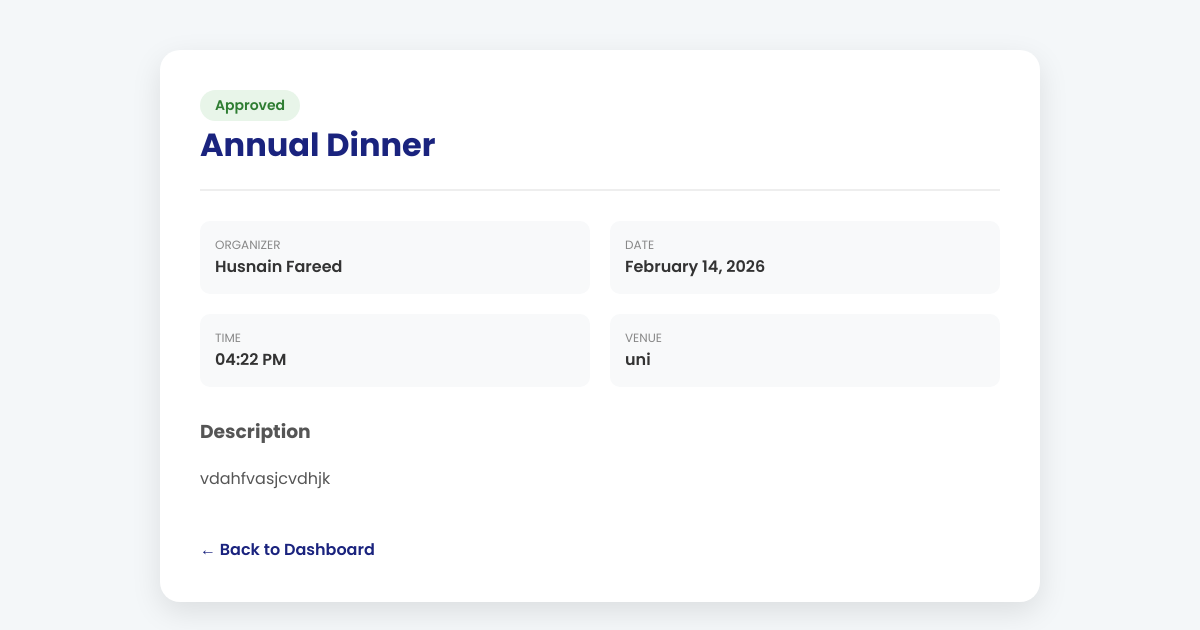
Screenshot of /view_event_details.php?id=14 with the database file from the repository.
### tables this page shows
CREATE TABLE `events` (
  `Event_ID` int(11) NOT NULL,
  `Title` varchar(100) DEFAULT NULL,
  `Description` text DEFAULT NULL,
  `Date` date DEFAULT NULL,
  `Time` time DEFAULT NULL,
  `Venue` varchar(100) DEFAULT NULL,
  `Capacity` int(11) DEFAULT NULL,
  `Status` enum('Pending','Approved','Rejected') DEFAULT 'Pending',
  `Organizer_ID` int(11) DEFAULT NULL
);

CREATE TABLE `users` (
  `User_ID` int(11) NOT NULL,
  `Name` varchar(100) DEFAULT NULL,
  `Email` varchar(100) DEFAULT NULL,
  `Password` varchar(255) DEFAULT NULL,
  `Role` enum('Admin','Organizer','Student') DEFAULT NULL,
  `Department` varchar(100) DEFAULT NULL,
  `Contact_No` varchar(20) DEFAULT NULL,
  `reset_token` varchar(255) DEFAULT NULL
);

### view_event_details.php (the view, shortened to what this page needs)
<?php
include 'config.php';
$event_id = $_GET['id'];
$sql = "SELECT Events.*, Users.Name as OrganizerName
        FROM Events
        JOIN Users ON Events.Organizer_ID = Users.User_ID
        WHERE Events.Event_ID = $event_id";
$result = $conn->query($sql);
$event = $result->fetch_assoc();
?>
<!DOCTYPE html>
<html lang="en">
<head>
</head>
<body>
<div class="details-container">
    <div class="header">
        <span class="status-badge"><?php echo $event['Status']; ?></span>
        <h1><?php echo htmlspecialchars($event['Title']); ?></h1>
    </div>
    <div class="info-grid">
        <div class="info-item">
            <label>Organizer</label>
            <span><?php echo htmlspecialchars($event['OrganizerName']); ?></span>
        </div>
        <div class="info-item">
            <label>Date</label>
            <span><?php echo date('F d, Y', strtotime($event['Date'])); ?></span>
        </div>
        <div class="info-item">
            <label>Time</label>
            <span><?php echo date('h:i A', strtotime($event['Time'])); ?></span>
        </div>
        <div class="info-item">
            <label>Venue</label>
            <span><?php echo htmlspecialchars($event['Venue']); ?></span>
        </div>
    </div>
    <div class="description">
        <h3>Description</h3>
        <p><?php echo nl2br(htmlspecialchars($event['Description'])); ?></p>
    </div>
    <a href="javascript:history.back()" class="back-btn">← Back to Dashboard</a>
</div>
</body>
</html>

### view_event_details.php (style rules this page uses)
body { font-family: 'Poppins', sans-serif; background: #f4f7f9; margin: 0; padding: 50px; }
.details-container { max-width: 800px; margin: 0 auto; background: white; padding: 40px; border-radius: 20px; box-shadow: 0 10px 30px rgba(0,0,0,0.1); }
.header { border-bottom: 2px solid #eee; padding-bottom: 20px; margin-bottom: 20px; }
.header h1 { color: #1a237e; margin: 0; }
.status-badge { display: inline-block; padding: 5px 15px; border-radius: 20px; font-size: 14px; font-weight: 600; background: #e8f5e9; color: #2e7d32; }
.info-grid { display: grid; grid-template-columns: 1fr 1fr; gap: 20px; margin-top: 30px; }
.info-item { background: #f8f9fa; padding: 15px; border-radius: 10px; }
.info-item label { display: block; color: #888; font-size: 12px; text-transform: uppercase; }
.info-item span { font-weight: 600; color: #333; }
.description { margin-top: 30px; line-height: 1.6; color: #555; }
.back-btn { display: inline-block; margin-top: 30px; text-decoration: none; color: #1a237e; font-weight: 600; }

### rows the page displays
events: Status "Approved", Title "Annual Dinner", Organizer_ID.Name "Husnain Fareed", Date "February 14, 2026", Time "04:22 PM", Venue "uni", Description "vdahfvasjcvdhjk"
